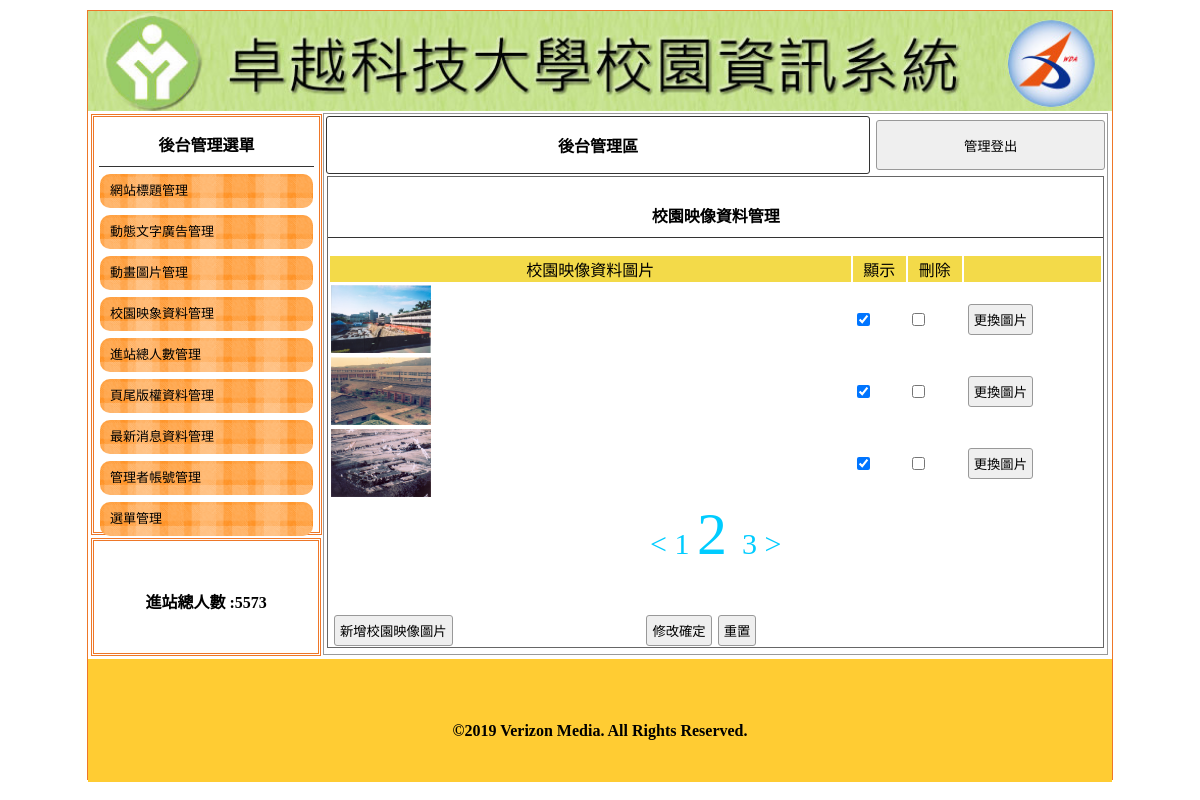
Page /admin.php?do=aimage&page=2 (signed in) on the committed database.
### tables this page shows
CREATE TABLE `q1t3_title` (
  `id` int(10) UNSIGNED NOT NULL,
  `img` text NOT NULL,
  `text` text NOT NULL,
  `dpy` int(11) NOT NULL
);

CREATE TABLE `q1t7_total` (
  `id` int(10) UNSIGNED NOT NULL,
  `num` int(11) NOT NULL
);

CREATE TABLE `q1t6_img` (
  `id` int(10) UNSIGNED NOT NULL,
  `text` text NOT NULL,
  `dpy` int(11) NOT NULL
);

CREATE TABLE `q1t8_footer` (
  `id` int(10) UNSIGNED NOT NULL,
  `num` text NOT NULL
);

### sql.php (the view, shortened to what this page needs)
<?php
$db=new PDO("mysql:host=127.0.0.1;dbname=php_10804;charset=utf8","root","");
function select($tableName,$where){
  global $db;
  $sql="SELECT * FROM ".$tableName." WHERE ".$where;
  return $db->query($sql)->fetchAll();
}
function navpage($tableName,$where,$range,$nowpage){
  $result=select($tableName,$where);
  $total=count($result);
  $many=ceil($total/$range);
  $pg['<']=($nowpage==1)?1:$nowpage-1;
  for($i=1;$i<=$many;$i++) $pg[$i]=$i;
  $pg['>']=($nowpage==$many)?$many:$nowpage+1;
  return $pg;
}
$rows=select("q1t3_title","dpy=1");
$t3_img=$rows[0]['img'];
$t3_txt=$rows[0]['text'];
$rows=select("q1t7_total",1);
$t7_txt=$rows[0]['num'];
$rows=select("q1t6_img","dpy=1");
$rows=select("q1t8_footer",1);
$t8_txt=$rows[0]['num'];
$nowpage=(empty($_GET['page']))?1:$_GET['page'];
$result=navpage("q1t9_news","dpy=1",5,$nowpage);

### sql.php (the view, shortened to what this page needs)
<?php
$db=new PDO("mysql:host=127.0.0.1;dbname=php_10804;charset=utf8","root","");
function select($tableName,$where){
  global $db;
  $sql="SELECT * FROM ".$tableName." WHERE ".$where;
  return $db->query($sql)->fetchAll();
}
function navpage($tableName,$where,$range,$nowpage){
  $result=select($tableName,$where);
  $total=count($result);
  $many=ceil($total/$range);
  $pg['<']=($nowpage==1)?1:$nowpage-1;
  for($i=1;$i<=$many;$i++) $pg[$i]=$i;
  $pg['>']=($nowpage==$many)?$many:$nowpage+1;
  return $pg;
}
$rows=select("q1t3_title","dpy=1");
$t3_img=$rows[0]['img'];
$t3_txt=$rows[0]['text'];
$rows=select("q1t7_total",1);
$t7_txt=$rows[0]['num'];
$rows=select("q1t6_img","dpy=1");
$rows=select("q1t8_footer",1);
$t8_txt=$rows[0]['num'];
$nowpage=(empty($_GET['page']))?1:$_GET['page'];
$result=navpage("q1t9_news","dpy=1",5,$nowpage);

### admin.php (shortened to what this page needs)
<?php
require_once('sql.php');
$mainzone=(!empty($_GET['do']))?$_GET['do']:"atitle";
?>
<!DOCTYPE html PUBLIC "-//W3C//DTD XHTML 1.0 Transitional//EN" "http://www.w3.org/TR/xhtml1/DTD/xhtml1-transitional.dtd">
<html xmlns="http://www.w3.org/1999/xhtml">
<head>
	<link href="./Management page_files/css.css" rel="stylesheet" type="text/css">
</head>
<body>
	<div id="main">
		<a title="<?=$t3_txt?>" href="./">
			<div title="<?=$t3_txt?>" class="ti" style="background:url('upload/<?=$t3_img?>'); background-size:cover;"></div>
		</a>
		<div id="ms">
			<div id="lf" style="float:left;">
				<div id="menuput" class="dbor">
					<span class="t botli">後台管理選單</span>
					<a style="color:#000; font-size:13px; text-decoration:none;" href="?do=atitle">
						<div class="mainmu">
							網站標題管理 </div>
					</a>
					<a style="color:#000; font-size:13px; text-decoration:none;" href="?do=aad">
						<div class="mainmu">
							動態文字廣告管理 </div>
					</a>
					<a style="color:#000; font-size:13px; text-decoration:none;" href="?do=amvim">
						<div class="mainmu">
							動畫圖片管理 </div>
					</a>
					<a style="color:#000; font-size:13px; text-decoration:none;" href="?do=aimage">
						<div class="mainmu">
							校園映象資料管理 </div>
					</a>
					<a style="color:#000; font-size:13px; text-decoration:none;" href="?do=atotal">
						<div class="mainmu">
							進站總人數管理 </div>
					</a>
					<a style="color:#000; font-size:13px; text-decoration:none;" href="?do=abottom">
						<div class="mainmu">
							頁尾版權資料管理 </div>
					</a>
					<a style="color:#000; font-size:13px; text-decoration:none;" href="?do=anews">
						<div class="mainmu">
							最新消息資料管理 </div>
					</a>
					<a style="color:#000; font-size:13px; text-decoration:none;" href="?do=aadmin">
						<div class="mainmu">
							管理者帳號管理 </div>
					</a>
					<a style="color:#000; font-size:13px; text-decoration:none;" href="?do=amenu">
						<div class="mainmu">
							選單管理 </div>
					</a>
				</div>
				<div class="dbor" style="margin:3px; width:95%; height:20%; line-height:100px;">
				<span class="t">進站總人數 :<?=$t7_txt?> </span>
				</div>
			</div>
			<div class="di" style="height:540px; border:#999 1px solid; width:76.5%; margin:2px 0px 0px 0px; float:left; position:relative; left:20px;">
				<table width="100%">
					<tbody>
						<tr>
							<td style="width:70%;font-weight:800; border:#333 1px solid; border-radius:3px;" class="cent"><a href="?do=admin" style="color:#000; text-decoration:none;">後台管理區</a></td>
							<td><button onclick="location.replace('api.php?do=logout')" style="width:99%; margin-right:2px; height:50px;">管理登出</button></td>
						</tr>
					</tbody>
				</table>
				<div style="width:99%; height:87%; margin:auto; overflow:auto; border:#666 1px solid;">
<?php
include_once($mainzone.'.php');
?>
				</div>
			</div>
		</div>
		<div style="width:1024px; left:0px; position:relative; background:#FC3; margin-top:4px; height:123px; display:block;">
			<span class="t" style="line-height:123px;"><?=$t8_txt?></span>
		</div>
	</div>
</body>
</html>

### aimage.php (shortened to what this page needs)
<p class="t cent botli">校園映像資料管理</p>
<form method="post" action="api.php?do=imagemdy">
  <table width="100%">
    <tbody>
      <tr class="yel">
        <td width="68%">校園映像資料圖片</td><td width="7%">顯示</td><td width="7%">刪除</td><td></td>
      </tr>
<?php
$nowpage=(empty($_GET['page']))?1:$_GET['page'];
$begin=($nowpage-1)*3;
$rows=select("q1t6_img","1 limit ".$begin.",3");
foreach ($rows as $row) {
?>
      <tr>
        <td><img src="upload/<?=$row['text']?>" width="100" height="68"></td>
        <td>
          <input type="checkbox" name="dpy[<?=$row['id']?>]" value="1" <?=($row['dpy']==1)?"checked":""?>>
        </td>
        <td><input type="checkbox" name="del[]" value="<?=$row['id']?>"></td>
        <td><input type="button" onclick="op('#cover','#cvr','view.php?do=imagechg&id=<?=$row['id']?>')" value="更換圖片"></td>
      </tr>
<?php }?>
    </tbody>
  </table>
  <div style="text-align:center;">
<?php
$result=navpage("q1t6_img",1,3,$nowpage);
foreach ($result as $key => $value) {
  echo '<a class="bl" style="font-size:'.(($key==$nowpage)?60:30).'px;" href="?do=aimage&page='.$value.'"> '.$key.' </a>';
}
?>
  </div>
  <table style="margin-top:40px; width:70%;">
    <tbody>
      <tr>
        <td width="200px"><input type="button" onclick="op('#cover','#cvr','view.php?do=imageadd')" value="新增校園映像圖片"></td>
        <td class="cent"><input type="submit" value="修改確定"><input type="reset" value="重置"></td>
      </tr>
    </tbody>
  </table>
</form>

### Management page_files/css.css (style rules this page uses)
body { padding:0px; margin:0px; }
#main { width:1024px; height:768px; margin:10px auto 10px auto; border:#EE7728 1px solid; position:relative; }
.ti { width:100%; height:100px; position:relative; background-size:cover; background-repeat:no-repeat; }
.dbor { border:#EE7728 double 3px; margin:1px; padding:2px 10px 2px 10px; }
.t { font-weight:800; display:block; text-align:center; padding:10px 1px 10px 1px; }
.botli { border-bottom:#333 1px solid; }
.mainmu { position:relative; border-radius:10px; background:url(icon/menu.fw.png) center no-repeat; background-size:cover; line-height:30px; padding:2px 10px 2px 10px; margin:7px 1px 7px 1px; }
#lf { height:540px; width:21%; display:inline-block; }
#menuput { width:100%; height:75%; position:relative; padding:5px; display:block; margin: 3px; }
.di { display:inline-block; }
.cent { text-align:center; }
input,button { border:#999 1px solid; border-radius:3px; background:#EFEFEF; padding:5px; margin:3px; }
.yel td { background:#F3DA49; text-align:center; }
.bl { color:#0CF; cursor:pointer; text-decoration:none; }

### rows in the picture
q1t3_title: img (picture)
q1t7_total: num "5573"
q1t6_img: text (picture), dpy "☑"
q1t6_img: text (picture), dpy "☑"
q1t6_img: text (picture), dpy "☑"
q1t8_footer: num "©2019 Verizon Media. All Rights Reserved."

### other values in the picture
$key "<"
$key "1"
$key "2"
$key "3"
$key ">"
